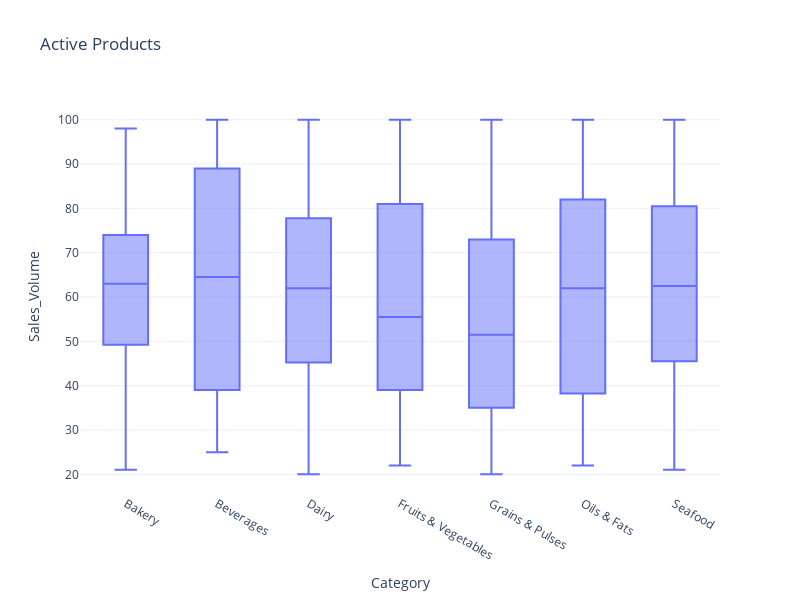

The code cell stored with this chart in its notebook:
### Code cell
px.box(active_.sort_values(by='Category'), y='Sales_Volume', x='Category', title="Active Products")

### Figure 1 — Plotly figure (JSON) as saved in the notebook; plotly's stock layout.template omitted (floating-point values rounded to 4 significant figures; data arrays with more than 128 entries replaced by an {"elided": "..."} marker saying what was removed)
{"data": [{"alignmentgroup": "True", "hovertemplate": "Category=%{x}<br>Sales_Volume=%{y}<extra></extra>", "legendgroup": "", "marker": {"color": "#636efa"}, "name": "", "notched": false, "offsetgroup": "", "orientation": "v", "showlegend": false, "type": "box", "x": {"elided": "657 str values"}, "x0": " ", "xaxis": "x", "y": {"elided": "657 int values"}, "y0": " ", "yaxis": "y"}], "layout": {"boxmode": "group", "height": 600, "legend": {"tracegroupgap": 0}, "title": {"text": "Active Products"}, "width": 800, "xaxis": {"anchor": "y", "domain": [0, 1], "title": {"text": "Category"}}, "yaxis": {"anchor": "x", "domain": [0, 1], "title": {"text": "Sales_Volume"}}}}
